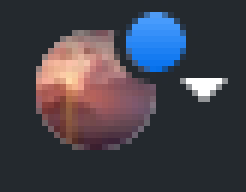
#> input picture DATA/test_target.png, 41 x 32 px (shown 6 times larger)
$ python object_detection.py
#> lines starting #> are read from the running program, lines starting #| are printed output that depends on the picture
# Source:
# - https://www.youtube.com/watch?v=7k4j-uL8WSQ

import cv2 as cv    # pip install opencv-python
import pyautogui as pag
from PIL import ImageGrab, Image    # pip install pillow
from functools import partial
import numpy as np

class Object_Detector():

    SHOULD_RUN = True

    def __init__(self, target_path:str, equality=0.7):
#> called with target_path = 'DATA/test_target.png', equality = 0.7
        self.target_path = target_path
        self.equality = equality

        # init target
        if not self.target_path.endswith(".jpg"):
            img = Image.open(self.target_path).convert('RGB')
            needle_img_path = ".".join(self.target_path.split(".")[:-1])+".jpg"
            img.save(needle_img_path)
        else:
            needle_img_path = target_path

        self.target_img = cv.imread(needle_img_path, cv.IMREAD_UNCHANGED)
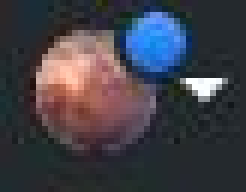
#> self.target_img: shape (32, 41, 3) (shown 6 times larger); mean B, G, R 71.6, 63.3, 64.7

        self.target_w = self.target_img.shape[1]
#> self.target_w = 41
        self.target_h = self.target_img.shape[0]
#> self.target_h = 32

        self.method = cv.TM_CCOEFF_NORMED

    def detect(self) -> bool:
        ImageGrab.grab = partial(ImageGrab.grab, all_screens=True)
#> (the run stopped early here; a loop or call above may not have finished)
